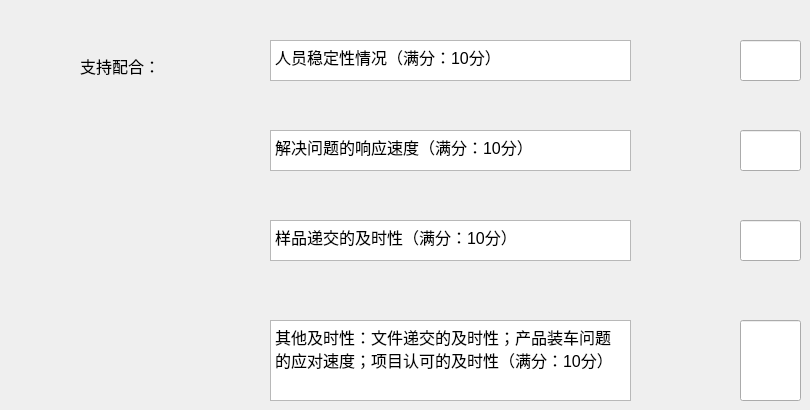
           <widget class="QWidget" name="tab_5">
            <attribute name="title">
             <string>Tab 2</string>
            </attribute>
            <widget class="QLabel" name="label_70">
             <property name="geometry">
              <rect>
               <x>80</x>
               <y>50</y>
               <width>111</width>
               <height>31</height>
              </rect>
             </property>
             <property name="font">
              <font>
               <family>Adobe Devanagari</family>
               <pointsize>12</pointsize>
              </font>
             </property>
             <property name="text">
              <string>支持配合：</string>
             </property>
            </widget>
            <widget class="QTextBrowser" name="textBrowser_17">
             <property name="geometry">
              <rect>
               <x>270</x>
               <y>40</y>
               <width>361</width>
               <height>41</height>
              </rect>
             </property>
             <property name="html">
              <string>&lt;!DOCTYPE HTML PUBLIC &quot;-//W3C//DTD HTML 4.0//EN&quot; &quot;http://www.w3.org/TR/REC-html40/strict.dtd&quot;&gt;
&lt;html&gt;&lt;head&gt;&lt;meta name=&quot;qrichtext&quot; content=&quot;1&quot; /&gt;&lt;style type=&quot;text/css&quot;&gt;
p, li { white-space: pre-wrap; }
&lt;/style&gt;&lt;/head&gt;&lt;body style=&quot; font-family:'SimSun'; font-size:9pt; font-weight:400; font-style:normal;&quot;&gt;
&lt;p style=&quot; margin-top:0px; margin-bottom:0px; margin-left:0px; margin-right:0px; -qt-block-indent:0; text-indent:0px;&quot;&gt;&lt;span style=&quot; font-size:12pt;&quot;&gt;人员稳定性情况（满分：10分）&lt;/span&gt;&lt;/p&gt;&lt;/body&gt;&lt;/html&gt;</string>
             </property>
            </widget>
            <widget class="QLineEdit" name="exQuaM4">
             <property name="geometry">
              <rect>
               <x>740</x>
               <y>40</y>
               <width>61</width>
               <height>41</height>
              </rect>
             </property>
            </widget>
            <widget class="QTextBrowser" name="textBrowser_18">
             <property name="geometry">
              <rect>
               <x>270</x>
               <y>130</y>
               <width>361</width>
               <height>41</height>
              </rect>
             </property>
             <property name="html">
              <string>&lt;!DOCTYPE HTML PUBLIC &quot;-//W3C//DTD HTML 4.0//EN&quot; &quot;http://www.w3.org/TR/REC-html40/strict.dtd&quot;&gt;
&lt;html&gt;&lt;head&gt;&lt;meta name=&quot;qrichtext&quot; content=&quot;1&quot; /&gt;&lt;style type=&quot;text/css&quot;&gt;
p, li { white-space: pre-wrap; }
&lt;/style&gt;&lt;/head&gt;&lt;body style=&quot; font-family:'SimSun'; font-size:9pt; font-weight:400; font-style:normal;&quot;&gt;
&lt;p style=&quot; margin-top:0px; margin-bottom:0px; margin-left:0px; margin-right:0px; -qt-block-indent:0; text-indent:0px;&quot;&gt;&lt;span style=&quot; font-size:12pt;&quot;&gt;解决问题的响应速度（满分：10分）&lt;/span&gt;&lt;/p&gt;&lt;/body&gt;&lt;/html&gt;</string>
             </property>
            </widget>
            <widget class="QLineEdit" name="exQuaM5">
             <property name="geometry">
              <rect>
               <x>740</x>
               <y>130</y>
               <width>61</width>
               <height>41</height>
              </rect>
             </property>
            </widget>
            <widget class="QTextBrowser" name="textBrowser_19">
             <property name="geometry">
              <rect>
               <x>270</x>
               <y>220</y>
               <width>361</width>
               <height>41</height>
              </rect>
             </property>
             <property name="html">
              <string>&lt;!DOCTYPE HTML PUBLIC &quot;-//W3C//DTD HTML 4.0//EN&quot; &quot;http://www.w3.org/TR/REC-html40/strict.dtd&quot;&gt;
&lt;html&gt;&lt;head&gt;&lt;meta name=&quot;qrichtext&quot; content=&quot;1&quot; /&gt;&lt;style type=&quot;text/css&quot;&gt;
p, li { white-space: pre-wrap; }
&lt;/style&gt;&lt;/head&gt;&lt;body style=&quot; font-family:'SimSun'; font-size:9pt; font-weight:400; font-style:normal;&quot;&gt;
&lt;p style=&quot; margin-top:0px; margin-bottom:0px; margin-left:0px; margin-right:0px; -qt-block-indent:0; text-indent:0px;&quot;&gt;&lt;span style=&quot; font-size:12pt;&quot;&gt;样品递交的及时性（满分：10分）&lt;/span&gt;&lt;/p&gt;&lt;/body&gt;&lt;/html&gt;</string>
             </property>
            </widget>
            <widget class="QLineEdit" name="exQuaM6">
             <property name="geometry">
              <rect>
               <x>740</x>
               <y>220</y>
               <width>61</width>
               <height>41</height>
              </rect>
             </property>
            </widget>
            <widget class="QTextBrowser" name="textBrowser_20">
             <property name="geometry">
              <rect>
               <x>270</x>
               <y>320</y>
               <width>361</width>
               <height>81</height>
              </rect>
             </property>
             <property name="html">
              <string>&lt;!DOCTYPE HTML PUBLIC &quot;-//W3C//DTD HTML 4.0//EN&quot; &quot;http://www.w3.org/TR/REC-html40/strict.dtd&quot;&gt;
&lt;html&gt;&lt;head&gt;&lt;meta name=&quot;qrichtext&quot; content=&quot;1&quot; /&gt;&lt;style type=&quot;text/css&quot;&gt;
p, li { white-space: pre-wrap; }
&lt;/style&gt;&lt;/head&gt;&lt;body style=&quot; font-family:'SimSun'; font-size:9pt; font-weight:400; font-style:normal;&quot;&gt;
&lt;p style=&quot; margin-top:0px; margin-bottom:0px; margin-left:0px; margin-right:0px; -qt-block-indent:0; text-indent:0px;&quot;&gt;&lt;span style=&quot; font-size:12pt;&quot;&gt;其他及时性：文件递交的及时性；产品装车问题的应对速度；项目认可的及时性（满分：10分）&lt;/span&gt;&lt;/p&gt;&lt;/body&gt;&lt;/html&gt;</string>
             </property>
            </widget>
            <widget class="QLineEdit" name="exQuaM7">
             <property name="geometry">
              <rect>
               <x>740</x>
               <y>320</y>
               <width>61</width>
               <height>81</height>
              </rect>
             </property>
            </widget>
           </widget>
